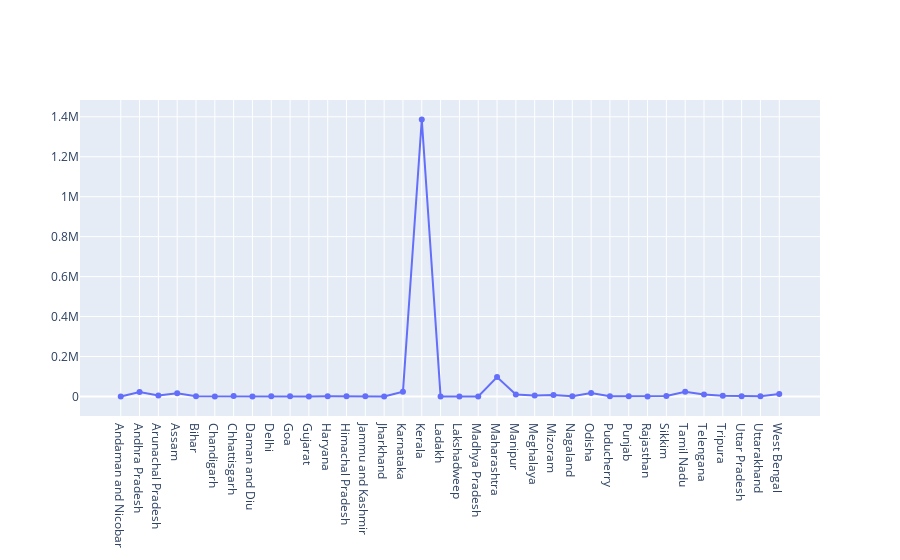

The notebook cell this image was saved under:
### Markdown cell above
# Variation of Active Cases

### Code cell
fig = go.Figure()
fig.add_trace(go.Scatter(x=df['State/UTs'], y=df.Active, 
                        mode='lines+markers'))

### Figure 1 — Plotly figure (JSON) as saved in the notebook; plotly's stock layout.template omitted (floating-point values rounded to 4 significant figures)
{"data": [{"mode": "lines+markers", "type": "scatter", "x": ["Andaman and Nicobar", "Andhra Pradesh", "Arunachal Pradesh", "Assam", "Bihar", "Chandigarh", "Chhattisgarh", "Daman and Diu", "Delhi", "Goa", "Gujarat", "Haryana", "Himachal Pradesh", "Jammu and Kashmir", "Jharkhand", "Karnataka", "Kerala", "Ladakh", "Lakshadweep", "Madhya Pradesh", "Maharashtra", "Manipur", "Meghalaya", "Mizoram", "Nagaland", "Odisha", "Puducherry", "Punjab", "Rajasthan", "Sikkim", "Tamil Nadu", "Telengana", "Tripura", "Uttar Pradesh", "Uttarakhand", "West Bengal"], "y": [14, 22358, 4465, 15726, 530, 32, 2789, 48, 587, 1238, 342, 740, 931, 1319, 276, 23928, 1386262, 68, 81, 149, 96833, 10251, 4708, 7772, 1312, 17201, 922, 771, 328, 2849, 24025, 9625, 3934, 932, 611, 11891]}], "layout": {}}
